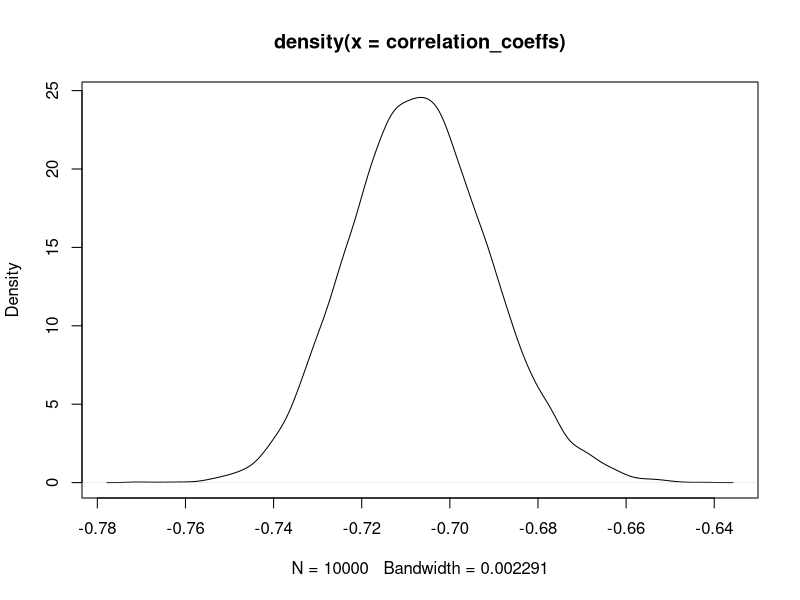
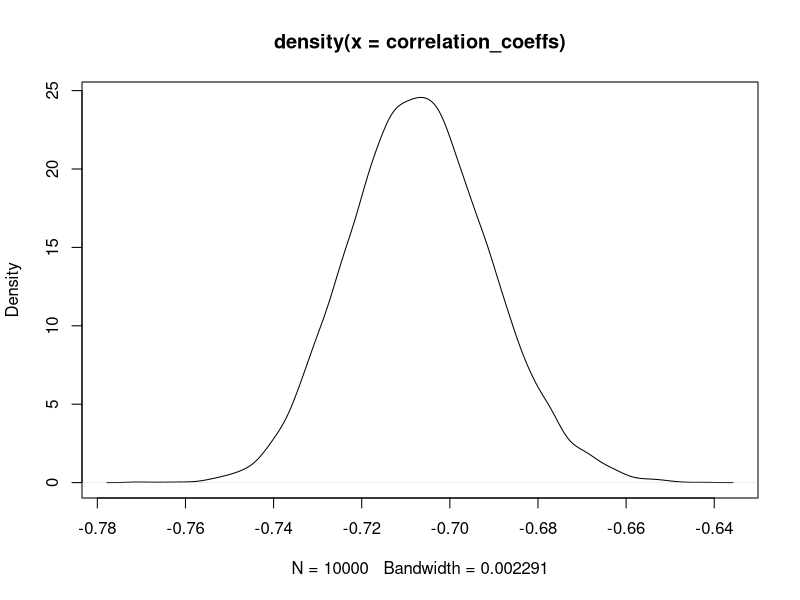
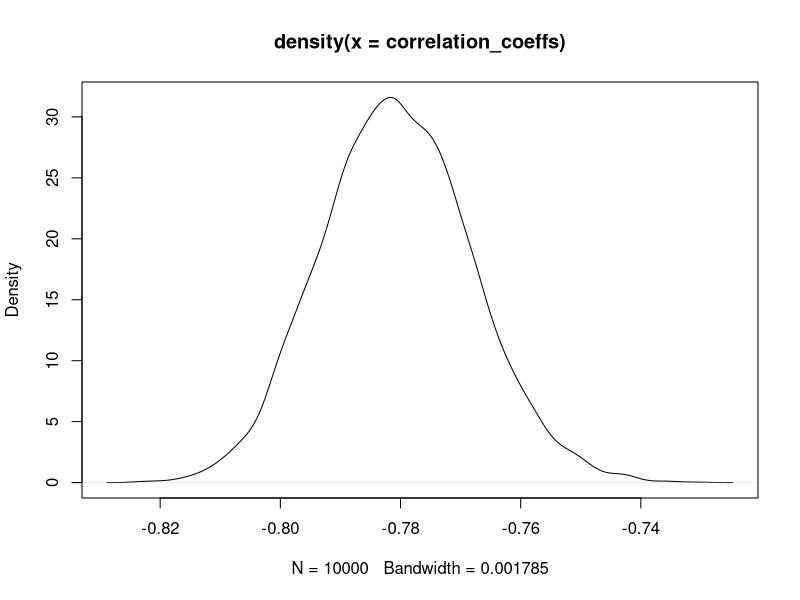

Here is the R script that generated these plots, in order:
#------------------------------------------------------------------------------
# Change scores Analysis
#------------------------------------------------------------------------------


#------------------------------------------------------------------------------
# Simulation 1: Measuring correlation coefficient [E(r)] between either of the
#               parent variables [Y_0/Y_1] and their difference [Y_1 - Y_0]
#               ---------------------------------------------------------------
#               Scenario 1: similar variances
#               Scenario 2: dissimilar variances
#------------------------------------------------------------------------------


gendat <- function(N, mean1, sd1, mean2, sd2, k, 
                   type="corr")
{
  correlation_coeffs <- numeric(k)
  correlation_coeffsLR <- numeric(k)
  
  for (i in 1:k)
  {
    y0 <- rnorm(N, mean=mean1, sd=sd1)
    y1 <- rnorm(N, mean=mean2, sd=sd2)

    correlation_coeffs[i] <- cor(y0, y1-y0)
    
    change <- y1-y0
    scaled_change <- scale(change)
    scaled_y0 <- scale(y0)
    correlation_coeffsLR[i] <- coef(lm(scaled_change ~ scaled_y0))["scaled_y0"] 
    
  }
  
  summary(correlation_coeffs)                      ###>>> aceast output nu va fi afisat cand chemi functia (plot-ul de mai jos insa da)
  plot(density(correlation_coeffs))                
  if(type=="corr"){return(correlation_coeffs)}
  if(type=="LR"){return(correlation_coeffsLR)}
}


#------------------------------------------------------------------------------
# Scenario 1: similar variances
#             obs: r ~= -1/sqrt(2)
#                  negative correlation between baseline value and change
#------------------------------------------------------------------------------

set.seed(123)
corr <- gendat(1000, 50, 2, 15, 2, 10000)

set.seed(123) ###>>>acelasi seed ca sa am exact aceleasi date generate la fiecare iteratie. difera doar modul de calcul al corelatiei
LR <- gendat(1000, 50, 2, 15, 2, 10000,type="LR")

summary(corr-LR)

#------------------------------------------------------------------------------
# Scenario 2: dissimilar variances
#             obs: r != +-1/sqrt(2)
#------------------------------------------------------------------------------

corr <- gendat(1000, 50, 2.5, 15, 2, 10000)
